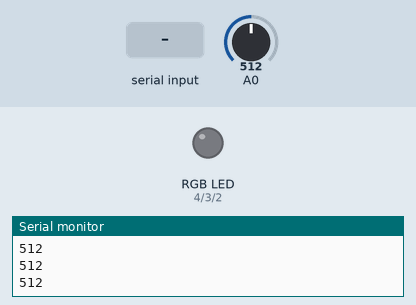
Simulated run of this sketch. Board: Arduino Uno, built with avr-gcc and run on an emulated ATmega328P. On the bench: an RGB LED mixed from three pins (HIGH = lit), the last lines printed to the serial monitor. The inputs (shaded band) are chosen by the test bench; at power-on: A0 = 512.

Above: at 1.2 s.
1.3 s: "0" received over Serial
At 1.9 s:
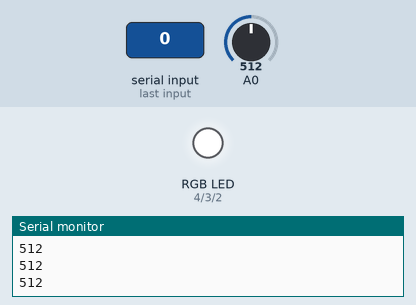
2.8 s: "1" received over Serial
At 3.2 s:
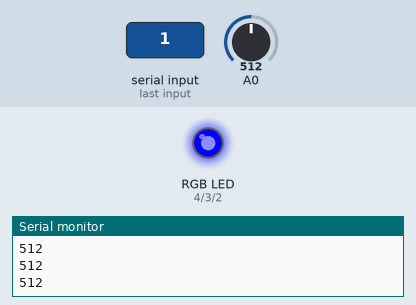
4.3 s: "2" received over Serial
At 5.5 s:
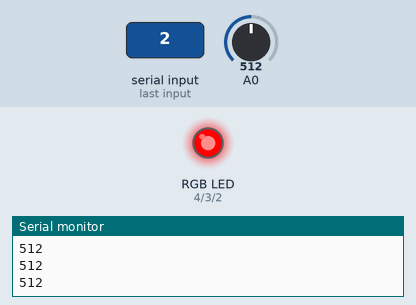
5.8 s: "3" received over Serial
At 7.0 s:
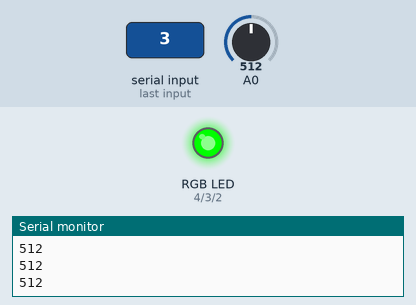
7.3 s: "4" received over Serial
At 8.3 s:
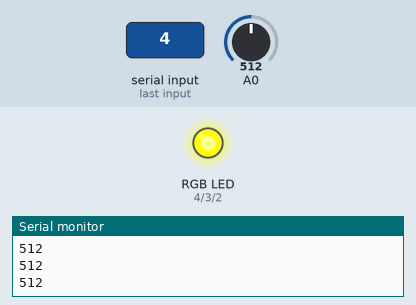
8.8 s: "5" received over Serial
At 9.6 s:
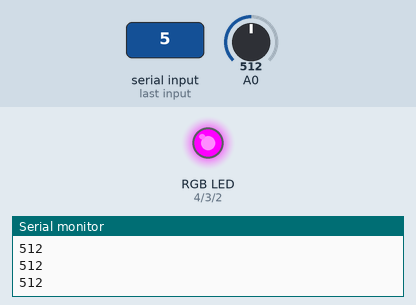
Timing chart, 0 to 11.3 s (numbered marks = the images above; inputs shaded):
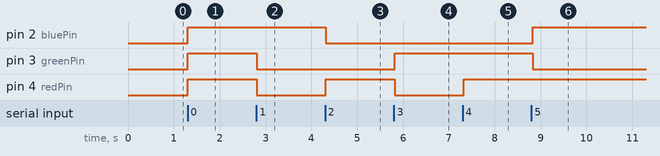

Measured:
- after the input at 1.3 s, pin 2 (bluePin), pin 3 (greenPin), pin 4 (redPin): LOW → HIGH at once
- after the input at 2.8 s, pin 3 (greenPin), pin 4 (redPin): HIGH → LOW at once
- after the input at 4.3 s, pin 2 (bluePin): HIGH → LOW at once; pin 4 (redPin): LOW → HIGH at once
- after the input at 5.8 s, pin 3 (greenPin): LOW → HIGH at once; pin 4 (redPin): HIGH → LOW at once
- after the input at 7.3 s, pin 4 (redPin): LOW → HIGH at once
- after the input at 8.8 s, pin 2 (bluePin): LOW → HIGH at once; pin 3 (greenPin): HIGH → LOW at once

The sketch:

rgb_telegram.ino
```cpp
/*
   Arduino - LED RGB Cores
   Será controlado via Python
   @github.com/jhoonb
   [Carregar este programa no arduino].
*/

char  serialData;

//check always the pins
int redPin = 4;
int greenPin = 3;
int bluePin = 2;


void setup()
{
  pinMode(redPin, OUTPUT);
  pinMode(greenPin, OUTPUT);
  pinMode(bluePin, OUTPUT);
  Serial.begin(9600);
}

void loop() {

  int valoareIluminare = analogRead(0);
  Serial.println(valoareIluminare, DEC);
  delay(100);

  if (Serial.available() > 0) {

    serialData = Serial.read();
    Serial.print(serialData);

    switch (serialData) {
      case '0': // Branco
        setColor(255, 255, 255);
        break;
      case '1': // Azul
        setColor(0, 0, 255);
        break;
      case '2': // Vermelho
        setColor(255, 0, 0);
        break;
      case '3': // Verde
        setColor(0, 255, 0);
        break;
      case '4': // Amarelo
        setColor(255, 255, 0);
        break;
      case '5': // Magenta
        setColor(255, 0, 255);
        break;
      case '6': // Ciano
        setColor( 0, 255, 255);
        break;
      case '7': // Preto
        setColor( 0, 0, 0);
        break;
      default:
        Serial.println("sem cor definida");
        break;
    }
  }
}
void setColor(int redValue, int greenValue, int blueValue) {
  analogWrite(redPin, redValue);
  analogWrite(greenPin, greenValue);
  analogWrite(bluePin, blueValue);
}
```
